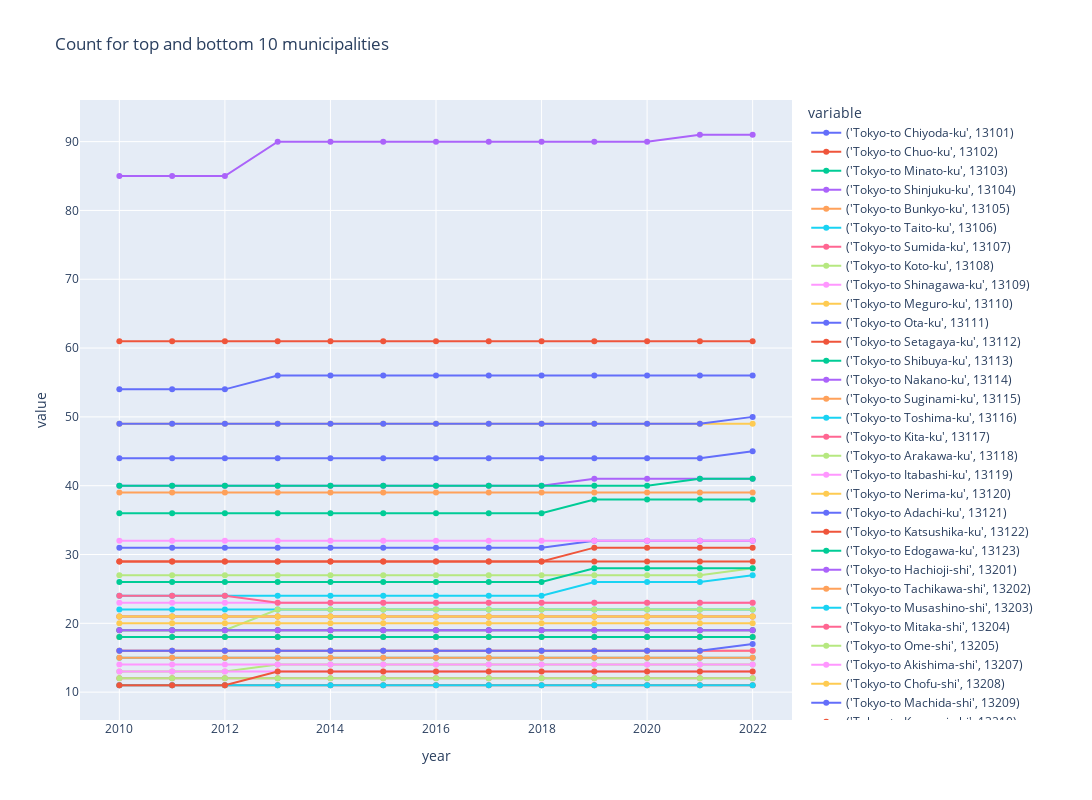

Here is the notebook cell this chart was saved with:
### Code cell
plot_time_series(
    plot_df,
    "count",
    group_by_columns,
    granularity_columns,
    f"Count for top and bottom {return_n} municipalities",
    # visible="legendonly",
)

### Figure 1 — Plotly figure (JSON) as saved in the notebook; plotly's stock layout.template omitted (floating-point values rounded to 4 significant figures)
{"data": [{"hovertemplate": "variable=('Tokyo-to Chiyoda-ku', 13101)<br>year=%{x}<br>value=%{y}<extra></extra>", "legendgroup": "('Tokyo-to Chiyoda-ku', 13101)", "line": {"color": "#636efa", "dash": "solid"}, "marker": {"symbol": "circle"}, "mode": "lines+markers", "name": "('Tokyo-to Chiyoda-ku', 13101)", "orientation": "v", "showlegend": true, "type": "scatter", "x": [2010, 2011, 2012, 2013, 2014, 2015, 2016, 2017, 2018, 2019, 2020, 2021, 2022], "xaxis": "x", "y": [31, 31, 31, 31, 31, 31, 31, 31, 31, 32, 32, 32, 32], "yaxis": "y"}, {"hovertemplate": "variable=('Tokyo-to Chuo-ku', 13102)<br>year=%{x}<br>value=%{y}<extra></extra>", "legendgroup": "('Tokyo-to Chuo-ku', 13102)", "line": {"color": "#EF553B", "dash": "solid"}, "marker": {"symbol": "circle"}, "mode": "lines+markers", "name": "('Tokyo-to Chuo-ku', 13102)", "orientation": "v", "showlegend": true, "type": "scatter", "x": [2010, 2011, 2012, 2013, 2014, 2015, 2016, 2017, 2018, 2019, 2020, 2021, 2022], "xaxis": "x", "y": [29, 29, 29, 29, 29, 29, 29, 29, 29, 31, 31, 31, 31], "yaxis": "y"}, {"hovertemplate": "variable=('Tokyo-to Minato-ku', 13103)<br>year=%{x}<br>value=%{y}<extra></extra>", "legendgroup": "('Tokyo-to Minato-ku', 13103)", "line": {"color": "#00cc96", "dash": "solid"}, "marker": {"symbol": "circle"}, "mode": "lines+markers", "name": "('Tokyo-to Minato-ku', 13103)", "orientation": "v", "showlegend": true, "type": "scatter", "x": [2010, 2011, 2012, 2013, 2014, 2015, 2016, 2017, 2018, 2019, 2020, 2021, 2022], "xaxis": "x", "y": [36, 36, 36, 36, 36, 36, 36, 36, 36, 38, 38, 38, 38], "yaxis": "y"}, {"hovertemplate": "variable=('Tokyo-to Shinjuku-ku', 13104)<br>year=%{x}<br>value=%{y}<extra></extra>", "legendgroup": "('Tokyo-to Shinjuku-ku', 13104)", "line": {"color": "#ab63fa", "dash": "solid"}, "marker": {"symbol": "circle"}, "mode": "lines+markers", "name": "('Tokyo-to Shinjuku-ku', 13104)", "orientation": "v", "showlegend": true, "type": "scatter", "x": [2010, 2011, 2012, 2013, 2014, 2015, 2016, 2017, 2018, 2019, 2020, 2021, 2022], "xaxis": "x", "y": [40, 40, 40, 40, 40, 40, 40, 40, 40, 41, 41, 41, 41], "yaxis": "y"}, {"hovertemplate": "variable=('Tokyo-to Bunkyo-ku', 13105)<br>year=%{x}<br>value=%{y}<extra></extra>", "legendgroup": "('Tokyo-to Bunkyo-ku', 13105)", "line": {"color": "#FFA15A", "dash": "solid"}, "marker": {"symbol": "circle"}, "mode": "lines+markers", "name": "('Tokyo-to Bunkyo-ku', 13105)", "orientation": "v", "showlegend": true, "type": "scatter", "x": [2010, 2011, 2012, 2013, 2014, 2015, 2016, 2017, 2018, 2019, 2020, 2021, 2022], "xaxis": "x", "y": [18, 18, 18, 18, 18, 18, 18, 18, 18, 18, 18, 18, 18], "yaxis": "y"}, {"hovertemplate": "variable=('Tokyo-to Taito-ku', 13106)<br>year=%{x}<br>value=%{y}<extra></extra>", "legendgroup": "('Tokyo-to Taito-ku', 13106)", "line": {"color": "#19d3f3", "dash": "solid"}, "marker": {"symbol": "circle"}, "mode": "lines+markers", "name": "('Tokyo-to Taito-ku', 13106)", "orientation": "v", "showlegend": true, "type": "scatter", "x": [2010, 2011, 2012, 2013, 2014, 2015, 2016, 2017, 2018, 2019, 2020, 2021, 2022], "xaxis": "x", "y": [24, 24, 24, 24, 24, 24, 24, 24, 24, 26, 26, 26, 27], "yaxis": "y"}, {"hovertemplate": "variable=('Tokyo-to Sumida-ku', 13107)<br>year=%{x}<br>value=%{y}<extra></extra>", "legendgroup": "('Tokyo-to Sumida-ku', 13107)", "line": {"color": "#FF6692", "dash": "solid"}, "marker": {"symbol": "circle"}, "mode": "lines+markers", "name": "('Tokyo-to Sumida-ku', 13107)", "orientation": "v", "showlegend": true, "type": "scatter", "x": [2010, 2011, 2012, 2013, 2014, 2015, 2016, 2017, 2018, 2019, 2020, 2021, 2022], "xaxis": "x", "y": [19, 19, 19, 19, 19, 19, 19, 19, 19, 19, 19, 19, 19], "yaxis": "y"}, {"hovertemplate": "variable=('Tokyo-to Koto-ku', 13108)<br>year=%{x}<br>value=%{y}<extra></extra>", "legendgroup": "('Tokyo-to Koto-ku', 13108)", "line": {"color": "#B6E880", "dash": "solid"}, "marker": {"symbol": "circle"}, "mode": "lines+markers", "name": "('Tokyo-to Koto-ku', 13108)", "orientation": "v", "showlegend": true, "type": "scatter", "x": [2010, 2011, 2012, 2013, 2014, 2015, 2016, 2017, 2018, 2019, 2020, 2021, 2022], "xaxis": "x", "y": [27, 27, 27, 27, 27, 27, 27, 27, 27, 27, 27, 27, 28], "yaxis": "y"}, {"hovertemplate": "variable=('Tokyo-to Shinagawa-ku', 13109)<br>year=%{x}<br>value=%{y}<extra></extra>", "legendgroup": "('Tokyo-to Shinagawa-ku', 13109)", "line": {"color": "#FF97FF", "dash": "solid"}, "marker": {"symbol": "circle"}, "mode": "lines+markers", "name": "('Tokyo-to Shinagawa-ku', 13109)", "orientation": "v", "showlegend": true, "type": "scatter", "x": [2010, 2011, 2012, 2013, 2014, 2015, 2016, 2017, 2018, 2019, 2020, 2021, 2022], "xaxis": "x", "y": [23, 23, 23, 23, 23, 23, 23, 23, 23, 23, 23, 23, 23], "yaxis": "y"}, {"hovertemplate": "variable=('Tokyo-to Meguro-ku', 13110)<br>year=%{x}<br>value=%{y}<extra></extra>", "legendgroup": "('Tokyo-to Meguro-ku', 13110)", "line": {"color": "#FECB52", "dash": "solid"}, "marker": {"symbol": "circle"}, "mode": "lines+markers", "name": "('Tokyo-to Meguro-ku', 13110)", "orientation": "v", "showlegend": true, "type": "scatter", "x": [2010, 2011, 2012, 2013, 2014, 2015, 2016, 2017, 2018, 2019, 2020, 2021, 2022], "xaxis": "x", "y": [16, 16, 16, 16, 16, 16, 16, 16, 16, 16, 16, 16, 16], "yaxis": "y"}, {"hovertemplate": "variable=('Tokyo-to Ota-ku', 13111)<br>year=%{x}<br>value=%{y}<extra></extra>", "legendgroup": "('Tokyo-to Ota-ku', 13111)", "line": {"color": "#636efa", "dash": "solid"}, "marker": {"symbol": "circle"}, "mode": "lines+markers", "name": "('Tokyo-to Ota-ku', 13111)", "orientation": "v", "showlegend": true, "type": "scatter", "x": [2010, 2011, 2012, 2013, 2014, 2015, 2016, 2017, 2018, 2019, 2020, 2021, 2022], "xaxis": "x", "y": [44, 44, 44, 44, 44, 44, 44, 44, 44, 44, 44, 44, 45], "yaxis": "y"}, {"hovertemplate": "variable=('Tokyo-to Setagaya-ku', 13112)<br>year=%{x}<br>value=%{y}<extra></extra>", "legendgroup": "('Tokyo-to Setagaya-ku', 13112)", "line": {"color": "#EF553B", "dash": "solid"}, "marker": {"symbol": "circle"}, "mode": "lines+markers", "name": "('Tokyo-to Setagaya-ku', 13112)", "orientation": "v", "showlegend": true, "type": "scatter", "x": [2010, 2011, 2012, 2013, 2014, 2015, 2016, 2017, 2018, 2019, 2020, 2021, 2022], "xaxis": "x", "y": [61, 61, 61, 61, 61, 61, 61, 61, 61, 61, 61, 61, 61], "yaxis": "y"}, {"hovertemplate": "variable=('Tokyo-to Shibuya-ku', 13113)<br>year=%{x}<br>value=%{y}<extra></extra>", "legendgroup": "('Tokyo-to Shibuya-ku', 13113)", "line": {"color": "#00cc96", "dash": "solid"}, "marker": {"symbol": "circle"}, "mode": "lines+markers", "name": "('Tokyo-to Shibuya-ku', 13113)", "orientation": "v", "showlegend": true, "type": "scatter", "x": [2010, 2011, 2012, 2013, 2014, 2015, 2016, 2017, 2018, 2019, 2020, 2021, 2022], "xaxis": "x", "y": [26, 26, 26, 26, 26, 26, 26, 26, 26, 28, 28, 28, 28], "yaxis": "y"}, {"hovertemplate": "variable=('Tokyo-to Nakano-ku', 13114)<br>year=%{x}<br>value=%{y}<extra></extra>", "legendgroup": "('Tokyo-to Nakano-ku', 13114)", "line": {"color": "#ab63fa", "dash": "solid"}, "marker": {"symbol": "circle"}, "mode": "lines+markers", "name": "('Tokyo-to Nakano-ku', 13114)", "orientation": "v", "showlegend": true, "type": "scatter", "x": [2010, 2011, 2012, 2013, 2014, 2015, 2016, 2017, 2018, 2019, 2020, 2021, 2022], "xaxis": "x", "y": [21, 21, 21, 21, 21, 21, 21, 21, 21, 21, 21, 21, 21], "yaxis": "y"}, {"hovertemplate": "variable=('Tokyo-to Suginami-ku', 13115)<br>year=%{x}<br>value=%{y}<extra></extra>", "legendgroup": "('Tokyo-to Suginami-ku', 13115)", "line": {"color": "#FFA15A", "dash": "solid"}, "marker": {"symbol": "circle"}, "mode": "lines+markers", "name": "('Tokyo-to Suginami-ku', 13115)", "orientation": "v", "showlegend": true, "type": "scatter", "x": [2010, 2011, 2012, 2013, 2014, 2015, 2016, 2017, 2018, 2019, 2020, 2021, 2022], "xaxis": "x", "y": [39, 39, 39, 39, 39, 39, 39, 39, 39, 39, 39, 39, 39], "yaxis": "y"}, {"hovertemplate": "variable=('Tokyo-to Toshima-ku', 13116)<br>year=%{x}<br>value=%{y}<extra></extra>", "legendgroup": "('Tokyo-to Toshima-ku', 13116)", "line": {"color": "#19d3f3", "dash": "solid"}, "marker": {"symbol": "circle"}, "mode": "lines+markers", "name": "('Tokyo-to Toshima-ku', 13116)", "orientation": "v", "showlegend": true, "type": "scatter", "x": [2010, 2011, 2012, 2013, 2014, 2015, 2016, 2017, 2018, 2019, 2020, 2021, 2022], "xaxis": "x", "y": [22, 22, 22, 22, 22, 22, 22, 22, 22, 22, 22, 22, 22], "yaxis": "y"}, {"hovertemplate": "variable=('Tokyo-to Kita-ku', 13117)<br>year=%{x}<br>value=%{y}<extra></extra>", "legendgroup": "('Tokyo-to Kita-ku', 13117)", "line": {"color": "#FF6692", "dash": "solid"}, "marker": {"symbol": "circle"}, "mode": "lines+markers", "name": "('Tokyo-to Kita-ku', 13117)", "orientation": "v", "showlegend": true, "type": "scatter", "x": [2010, 2011, 2012, 2013, 2014, 2015, 2016, 2017, 2018, 2019, 2020, 2021, 2022], "xaxis": "x", "y": [24, 24, 24, 23, 23, 23, 23, 23, 23, 23, 23, 23, 23], "yaxis": "y"}, {"hovertemplate": "variable=('Tokyo-to Arakawa-ku', 13118)<br>year=%{x}<br>value=%{y}<extra></extra>", "legendgroup": "('Tokyo-to Arakawa-ku', 13118)", "line": {"color": "#B6E880", "dash": "solid"}, "marker": {"symbol": "circle"}, "mode": "lines+markers", "name": "('Tokyo-to Arakawa-ku', 13118)", "orientation": "v", "showlegend": true, "type": "scatter", "x": [2010, 2011, 2012, 2013, 2014, 2015, 2016, 2017, 2018, 2019, 2020, 2021, 2022], "xaxis": "x", "y": [13, 13, 13, 14, 14, 14, 14, 14, 14, 14, 14, 14, 14], "yaxis": "y"}, {"hovertemplate": "variable=('Tokyo-to Itabashi-ku', 13119)<br>year=%{x}<br>value=%{y}<extra></extra>", "legendgroup": "('Tokyo-to Itabashi-ku', 13119)", "line": {"color": "#FF97FF", "dash": "solid"}, "marker": {"symbol": "circle"}, "mode": "lines+markers", "name": "('Tokyo-to Itabashi-ku', 13119)", "orientation": "v", "showlegend": true, "type": "scatter", "x": [2010, 2011, 2012, 2013, 2014, 2015, 2016, 2017, 2018, 2019, 2020, 2021, 2022], "xaxis": "x", "y": [32, 32, 32, 32, 32, 32, 32, 32, 32, 32, 32, 32, 32], "yaxis": "y"}, {"hovertemplate": "variable=('Tokyo-to Nerima-ku', 13120)<br>year=%{x}<br>value=%{y}<extra></extra>", "legendgroup": "('Tokyo-to Nerima-ku', 13120)", "line": {"color": "#FECB52", "dash": "solid"}, "marker": {"symbol": "circle"}, "mode": "lines+markers", "name": "('Tokyo-to Nerima-ku', 13120)", "orientation": "v", "showlegend": true, "type": "scatter", "x": [2010, 2011, 2012, 2013, 2014, 2015, 2016, 2017, 2018, 2019, 2020, 2021, 2022], "xaxis": "x", "y": [49, 49, 49, 49, 49, 49, 49, 49, 49, 49, 49, 49, 49], "yaxis": "y"}, {"hovertemplate": "variable=('Tokyo-to Adachi-ku', 13121)<br>year=%{x}<br>value=%{y}<extra></extra>", "legendgroup": "('Tokyo-to Adachi-ku', 13121)", "line": {"color": "#636efa", "dash": "solid"}, "marker": {"symbol": "circle"}, "mode": "lines+markers", "name": "('Tokyo-to Adachi-ku', 13121)", "orientation": "v", "showlegend": true, "type": "scatter", "x": [2010, 2011, 2012, 2013, 2014, 2015, 2016, 2017, 2018, 2019, 2020, 2021, 2022], "xaxis": "x", "y": [49, 49, 49, 49, 49, 49, 49, 49, 49, 49, 49, 49, 50], "yaxis": "y"}, {"hovertemplate": "variable=('Tokyo-to Katsushika-ku', 13122)<br>year=%{x}<br>value=%{y}<extra></extra>", "legendgroup": "('Tokyo-to Katsushika-ku', 13122)", "line": {"color": "#EF553B", "dash": "solid"}, "marker": {"symbol": "circle"}, "mode": "lines+markers", "name": "('Tokyo-to Katsushika-ku', 13122)", "orientation": "v", "showlegend": true, "type": "scatter", "x": [2010, 2011, 2012, 2013, 2014, 2015, 2016, 2017, 2018, 2019, 2020, 2021, 2022], "xaxis": "x", "y": [29, 29, 29, 29, 29, 29, 29, 29, 29, 29, 29, 29, 29], "yaxis": "y"}, {"hovertemplate": "variable=('Tokyo-to Edogawa-ku', 13123)<br>year=%{x}<br>value=%{y}<extra></extra>", "legendgroup": "('Tokyo-to Edogawa-ku', 13123)", "line": {"color": "#00cc96", "dash": "solid"}, "marker": {"symbol": "circle"}, "mode": "lines+markers", "name": "('Tokyo-to Edogawa-ku', 13123)", "orientation": "v", "showlegend": true, "type": "scatter", "x": [2010, 2011, 2012, 2013, 2014, 2015, 2016, 2017, 2018, 2019, 2020, 2021, 2022], "xaxis": "x", "y": [40, 40, 40, 40, 40, 40, 40, 40, 40, 40, 40, 41, 41], "yaxis": "y"}, {"hovertemplate": "variable=('Tokyo-to Hachioji-shi', 13201)<br>year=%{x}<br>value=%{y}<extra></extra>", "legendgroup": "('Tokyo-to Hachioji-shi', 13201)", "line": {"color": "#ab63fa", "dash": "solid"}, "marker": {"symbol": "circle"}, "mode": "lines+markers", "name": "('Tokyo-to Hachioji-shi', 13201)", "orientation": "v", "showlegend": true, "type": "scatter", "x": [2010, 2011, 2012, 2013, 2014, 2015, 2016, 2017, 2018, 2019, 2020, 2021, 2022], "xaxis": "x", "y": [85, 85, 85, 90, 90, 90, 90, 90, 90, 90, 90, 91, 91], "yaxis": "y"}, {"hovertemplate": "variable=('Tokyo-to Tachikawa-shi', 13202)<br>year=%{x}<br>value=%{y}<extra></extra>", "legendgroup": "('Tokyo-to Tachikawa-shi', 13202)", "line": {"color": "#FFA15A", "dash": "solid"}, "marker": {"symbol": "circle"}, "mode": "lines+markers", "name": "('Tokyo-to Tachikawa-shi', 13202)", "orientation": "v", "showlegend": true, "type": "scatter", "x": [2010, 2011, 2012, 2013, 2014, 2015, 2016, 2017, 2018, 2019, 2020, 2021, 2022], "xaxis": "x", "y": [21, 21, 21, 21, 21, 21, 21, 21, 21, 21, 21, 21, 21], "yaxis": "y"}, {"hovertemplate": "variable=('Tokyo-to Musashino-shi', 13203)<br>year=%{x}<br>value=%{y}<extra></extra>", "legendgroup": "('Tokyo-to Musashino-shi', 13203)", "line": {"color": "#19d3f3", "dash": "solid"}, "marker": {"symbol": "circle"}, "mode": "lines+markers", "name": "('Tokyo-to Musashino-shi', 13203)", "orientation": "v", "showlegend": true, "type": "scatter", "x": [2010, 2011, 2012, 2013, 2014, 2015, 2016, 2017, 2018, 2019, 2020, 2021, 2022], "xaxis": "x", "y": [15, 15, 15, 15, 15, 15, 15, 15, 15, 15, 15, 15, 15], "yaxis": "y"}, {"hovertemplate": "variable=('Tokyo-to Mitaka-shi', 13204)<br>year=%{x}<br>value=%{y}<extra></extra>", "legendgroup": "('Tokyo-to Mitaka-shi', 13204)", "line": {"color": "#FF6692", "dash": "solid"}, "marker": {"symbol": "circle"}, "mode": "lines+markers", "name": "('Tokyo-to Mitaka-shi', 13204)", "orientation": "v", "showlegend": true, "type": "scatter", "x": [2010, 2011, 2012, 2013, 2014, 2015, 2016, 2017, 2018, 2019, 2020, 2021, 2022], "xaxis": "x", "y": [16, 16, 16, 16, 16, 16, 16, 16, 16, 16, 16, 16, 16], "yaxis": "y"}, {"hovertemplate": "variable=('Tokyo-to Ome-shi', 13205)<br>year=%{x}<br>value=%{y}<extra></extra>", "legendgroup": "('Tokyo-to Ome-shi', 13205)", "line": {"color": "#B6E880", "dash": "solid"}, "marker": {"symbol": "circle"}, "mode": "lines+markers", "name": "('Tokyo-to Ome-shi', 13205)", "orientation": "v", "showlegend": true, "type": "scatter", "x": [2010, 2011, 2012, 2013, 2014, 2015, 2016, 2017, 2018, 2019, 2020, 2021, 2022], "xaxis": "x", "y": [19, 19, 19, 22, 22, 22, 22, 22, 22, 22, 22, 22, 22], "yaxis": "y"}, {"hovertemplate": "variable=('Tokyo-to Akishima-shi', 13207)<br>year=%{x}<br>value=%{y}<extra></extra>", "legendgroup": "('Tokyo-to Akishima-shi', 13207)", "line": {"color": "#FF97FF", "dash": "solid"}, "marker": {"symbol": "circle"}, "mode": "lines+markers", "name": "('Tokyo-to Akishima-shi', 13207)", "orientation": "v", "showlegend": true, "type": "scatter", "x": [2010, 2011, 2012, 2013, 2014, 2015, 2016, 2017, 2018, 2019, 2020, 2021, 2022], "xaxis": "x", "y": [14, 14, 14, 14, 14, 14, 14, 14, 14, 14, 14, 14, 14], "yaxis": "y"}, {"hovertemplate": "variable=('Tokyo-to Chofu-shi', 13208)<br>year=%{x}<br>value=%{y}<extra></extra>", "legendgroup": "('Tokyo-to Chofu-shi', 13208)", "line": {"color": "#FECB52", "dash": "solid"}, "marker": {"symbol": "circle"}, "mode": "lines+markers", "name": "('Tokyo-to Chofu-shi', 13208)", "orientation": "v", "showlegend": true, "type": "scatter", "x": [2010, 2011, 2012, 2013, 2014, 2015, 2016, 2017, 2018, 2019, 2020, 2021, 2022], "xaxis": "x", "y": [21, 21, 21, 21, 21, 21, 21, 21, 21, 21, 21, 21, 21], "yaxis": "y"}, {"hovertemplate": "variable=('Tokyo-to Machida-shi', 13209)<br>year=%{x}<br>value=%{y}<extra></extra>", "legendgroup": "('Tokyo-to Machida-shi', 13209)", "line": {"color": "#636efa", "dash": "solid"}, "marker": {"symbol": "circle"}, "mode": "lines+markers", "name": "('Tokyo-to Machida-shi', 13209)", "orientation": "v", "showlegend": true, "type": "scatter", "x": [2010, 2011, 2012, 2013, 2014, 2015, 2016, 2017, 2018, 2019, 2020, 2021, 2022], "xaxis": "x", "y": [54, 54, 54, 56, 56, 56, 56, 56, 56, 56, 56, 56, 56], "yaxis": "y"}, {"hovertemplate": "variable=('Tokyo-to Koganei-shi', 13210)<br>year=%{x}<br>value=%{y}<extra></extra>", "legendgroup": "('Tokyo-to Koganei-shi', 13210)", "line": {"color": "#EF553B", "dash": "solid"}, "marker": {"symbol": "circle"}, "mode": "lines+markers", "name": "('Tokyo-to Koganei-shi', 13210)", "orientation": "v", "showlegend": true, "type": "scatter", "x": [2010, 2011, 2012, 2013, 2014, 2015, 2016, 2017, 2018, 2019, 2020, 2021, 2022], "xaxis": "x", "y": [11, 11, 11, 11, 11, 11, 11, 11, 11, 11, 11, 11, 11], "yaxis": "y"}, {"hovertemplate": "variable=('Tokyo-to Kodaira-shi', 13211)<br>year=%{x}<br>value=%{y}<extra></extra>", "legendgroup": "('Tokyo-to Kodaira-shi', 13211)", "line": {"color": "#00cc96", "dash": "solid"}, "marker": {"symbol": "circle"}, "mode": "lines+markers", "name": "('Tokyo-to Kodaira-shi', 13211)", "orientation": "v", "showlegend": true, "type": "scatter", "x": [2010, 2011, 2012, 2013, 2014, 2015, 2016, 2017, 2018, 2019, 2020, 2021, 2022], "xaxis": "x", "y": [19, 19, 19, 19, 19, 19, 19, 19, 19, 19, 19, 19, 19], "yaxis": "y"}, {"hovertemplate": "variable=('Tokyo-to Hino-shi', 13212)<br>year=%{x}<br>value=%{y}<extra></extra>", "legendgroup": "('Tokyo-to Hino-shi', 13212)", "line": {"color": "#ab63fa", "dash": "solid"}, "marker": {"symbol": "circle"}, "mode": "lines+markers", "name": "('Tokyo-to Hino-shi', 13212)", "orientation": "v", "showlegend": true, "type": "scatter", "x": [2010, 2011, 2012, 2013, 2014, 2015, 2016, 2017, 2018, 2019, 2020, 2021, 2022], "xaxis": "x", "y": [19, 19, 19, 19, 19, 19, 19, 19, 19, 19, 19, 19, 19], "yaxis": "y"}, {"hovertemplate": "variable=('Tokyo-to Higashimurayama-shi', 13213)<br>year=%{x}<br>value=%{y}<extra></extra>", "legendgroup": "('Tokyo-to Higashimurayama-shi', 13213)", "line": {"color": "#FFA15A", "dash": "solid"}, "marker": {"symbol": "circle"}, "mode": "lines+markers", "name": "('Tokyo-to Higashimurayama-shi', 13213)", "orientation": "v", "showlegend": true, "type": "scatter", "x": [2010, 2011, 2012, 2013, 2014, 2015, 2016, 2017, 2018, 2019, 2020, 2021, 2022], "xaxis": "x", "y": [15, 15, 15, 15, 15, 15, 15, 15, 15, 15, 15, 15, 15], "yaxis": "y"}, {"hovertemplate": "variable=('Tokyo-to Kokubunji-shi', 13214)<br>year=%{x}<br>value=%{y}<extra></extra>", "legendgroup": "('Tokyo-to Kokubunji-shi', 13214)", "line": {"color": "#19d3f3", "dash": "solid"}, "marker": {"symbol": "circle"}, "mode": "lines+markers", "name": "('Tokyo-to Kokubunji-shi', 13214)", "orientation": "v", "showlegend": true, "type": "scatter", "x": [2010, 2011, 2012, 2013, 2014, 2015, 2016, 2017, 2018, 2019, 2020, 2021, 2022], "xaxis": "x", "y": [11, 11, 11, 11, 11, 11, 11, 11, 11, 11, 11, 11, 11], "yaxis": "y"}, {"hovertemplate": "variable=('Tokyo-to Higashiyamato-shi', 13220)<br>year=%{x}<br>value=%{y}<extra></extra>", "legendgroup": "('Tokyo-to Higashiyamato-shi', 13220)", "line": {"color": "#FF6692", "dash": "solid"}, "marker": {"symbol": "circle"}, "mode": "lines+markers", "name": "('Tokyo-to Higashiyamato-shi', 13220)", "orientation": "v", "showlegend": true, "type": "scatter", "x": [2010, 2011, 2012, 2013, 2014, 2015, 2016, 2017, 2018, 2019, 2020, 2021, 2022], "xaxis": "x", "y": [12, 12, 12, 12, 12, 12, 12, 12, 12, 12, 12, 12, 12], "yaxis": "y"}, {"hovertemplate": "variable=('Tokyo-to Kiyose-shi', 13221)<br>year=%{x}<br>value=%{y}<extra></extra>", "legendgroup": "('Tokyo-to Kiyose-shi', 13221)", "line": {"color": "#B6E880", "dash": "solid"}, "marker": {"symbol": "circle"}, "mode": "lines+markers", "name": "('Tokyo-to Kiyose-shi', 13221)", "orientation": "v", "showlegend": true, "type": "scatter", "x": [2010, 2011, 2012, 2013, 2014, 2015, 2016, 2017, 2018, 2019, 2020, 2021, 2022], "xaxis": "x", "y": [12, 12, 12, 12, 12, 12, 12, 12, 12, 12, 12, 12, 12], "yaxis": "y"}, {"hovertemplate": "variable=('Tokyo-to Higashikurume-shi', 13222)<br>year=%{x}<br>value=%{y}<extra></extra>", "legendgroup": "('Tokyo-to Higashikurume-shi', 13222)", "line": {"color": "#FF97FF", "dash": "solid"}, "marker": {"symbol": "circle"}, "mode": "lines+markers", "name": "('Tokyo-to Higashikurume-shi', 13222)", "orientation": "v", "showlegend": true, "type": "scatter", "x": [2010, 2011, 2012, 2013, 2014, 2015, 2016, 2017, 2018, 2019, 2020, 2021, 2022], "xaxis": "x", "y": [13, 13, 13, 13, 13, 13, 13, 13, 13, 13, 13, 13, 13], "yaxis": "y"}, {"hovertemplate": "variable=('Tokyo-to Tama-shi', 13224)<br>year=%{x}<br>value=%{y}<extra></extra>", "legendgroup": "('Tokyo-to Tama-shi', 13224)", "line": {"color": "#FECB52", "dash": "solid"}, "marker": {"symbol": "circle"}, "mode": "lines+markers", "name": "('Tokyo-to Tama-shi', 13224)", "orientation": "v", "showlegend": true, "type": "scatter", "x": [2010, 2011, 2012, 2013, 2014, 2015, 2016, 2017, 2018, 2019, 2020, 2021, 2022], "xaxis": "x", "y": [20, 20, 20, 20, 20, 20, 20, 20, 20, 20, 20, 20, 20], "yaxis": "y"}, {"hovertemplate": "variable=('Tokyo-to Inagi-shi', 13225)<br>year=%{x}<br>value=%{y}<extra></extra>", "legendgroup": "('Tokyo-to Inagi-shi', 13225)", "line": {"color": "#636efa", "dash": "solid"}, "marker": {"symbol": "circle"}, "mode": "lines+markers", "name": "('Tokyo-to Inagi-shi', 13225)", "orientation": "v", "showlegend": true, "type": "scatter", "x": [2010, 2011, 2012, 2013, 2014, 2015, 2016, 2017, 2018, 2019, 2020, 2021, 2022], "xaxis": "x", "y": [16, 16, 16, 16, 16, 16, 16, 16, 16, 16, 16, 16, 17], "yaxis": "y"}, {"hovertemplate": "variable=('Tokyo-to Akiruno-shi', 13228)<br>year=%{x}<br>value=%{y}<extra></extra>", "legendgroup": "('Tokyo-to Akiruno-shi', 13228)", "line": {"color": "#EF553B", "dash": "solid"}, "marker": {"symbol": "circle"}, "mode": "lines+markers", "name": "('Tokyo-to Akiruno-shi', 13228)", "orientation": "v", "showlegend": true, "type": "scatter", "x": [2010, 2011, 2012, 2013, 2014, 2015, 2016, 2017, 2018, 2019, 2020, 2021, 2022], "xaxis": "x", "y": [11, 11, 11, 13, 13, 13, 13, 13, 13, 13, 13, 13, 13], "yaxis": "y"}, {"hovertemplate": "variable=('Tokyo-to Nishitokyo-shi', 13229)<br>year=%{x}<br>value=%{y}<extra></extra>", "legendgroup": "('Tokyo-to Nishitokyo-shi', 13229)", "line": {"color": "#00cc96", "dash": "solid"}, "marker": {"symbol": "circle"}, "mode": "lines+markers", "name": "('Tokyo-to Nishitokyo-shi', 13229)", "orientation": "v", "showlegend": true, "type": "scatter", "x": [2010, 2011, 2012, 2013, 2014, 2015, 2016, 2017, 2018, 2019, 2020, 2021, 2022], "xaxis": "x", "y": [18, 18, 18, 18, 18, 18, 18, 18, 18, 18, 18, 18, 18], "yaxis": "y"}], "layout": {"autosize": false, "height": 800, "hovermode": "closest", "legend": {"title": {"text": "variable"}, "tracegroupgap": 0}, "title": {"text": "Count for top and bottom 10 municipalities"}, "width": 1600, "xaxis": {"anchor": "y", "domain": [0, 1], "title": {"text": "year"}}, "yaxis": {"anchor": "x", "domain": [0, 1], "title": {"text": "value"}}}}
